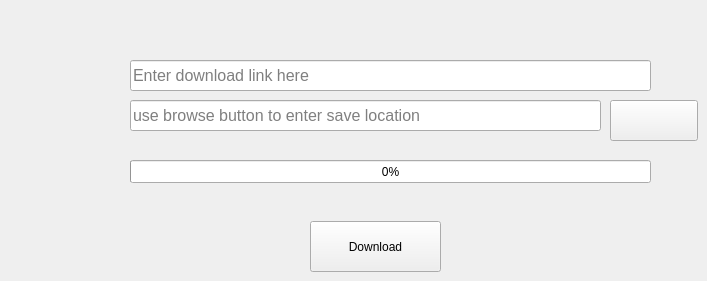
    <widget class="QWidget" name="tab">
     <attribute name="title">
      <string>Tab 1</string>
     </attribute>
     <widget class="QPushButton" name="pushButton">
      <property name="geometry">
       <rect>
        <x>310</x>
        <y>221</y>
        <width>131</width>
        <height>51</height>
       </rect>
      </property>
      <property name="font">
       <font/>
      </property>
      <property name="styleSheet">
       <string notr="true"/>
      </property>
      <property name="text">
       <string>Download</string>
      </property>
     </widget>
     <widget class="QLineEdit" name="lineEdit">
      <property name="geometry">
       <rect>
        <x>130</x>
        <y>60</y>
        <width>521</width>
        <height>31</height>
       </rect>
      </property>
      <property name="font">
       <font>
        <family>MS Shell Dlg 2</family>
        <pointsize>12</pointsize>
       </font>
      </property>
      <property name="placeholderText">
       <string>Enter download link here</string>
      </property>
     </widget>
     <widget class="QLineEdit" name="lineEdit_2">
      <property name="geometry">
       <rect>
        <x>130</x>
        <y>100</y>
        <width>471</width>
        <height>31</height>
       </rect>
      </property>
      <property name="font">
       <font>
        <family>MS Shell Dlg 2</family>
        <pointsize>12</pointsize>
       </font>
      </property>
      <property name="placeholderText">
       <string>use browse button to enter save location</string>
      </property>
     </widget>
     <widget class="QPushButton" name="pushButton_2">
      <property name="geometry">
       <rect>
        <x>610</x>
        <y>100</y>
        <width>88</width>
        <height>41</height>
       </rect>
      </property>
      <property name="text">
       <string/>
      </property>
      <property name="icon">
       <iconset resource="photo.qrc">
        <normaloff>:/icons/browse.png</normaloff>:/icons/browse.png</iconset>
      </property>
      <property name="iconSize">
       <size>
        <width>33</width>
        <height>33</height>
       </size>
      </property>
     </widget>
     <widget class="QProgressBar" name="progressBar">
      <property name="geometry">
       <rect>
        <x>130</x>
        <y>160</y>
        <width>521</width>
        <height>23</height>
       </rect>
      </property>
      <property name="value">
       <number>0</number>
      </property>
     </widget>
    </widget>
